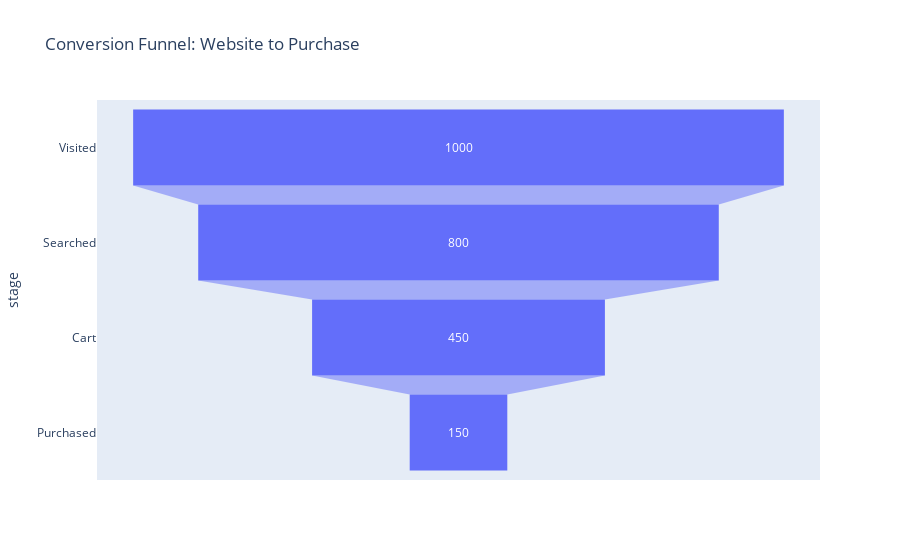

Source (notebook cell):
### Markdown cell above
## Funnel

### Code cell
data = {
    'stage': ['Visited', 'Searched', 'Cart', 'Purchased'],
    'users': [1000, 800, 450, 150]
}
df_funnel = pd.DataFrame(data)

fig = px.funnel(
    df_funnel,
    x='users',   # The quantity decreasing at each stage
    y='stage',   # The names of the sequential stages
    title='Conversion Funnel: Website to Purchase'
)

fig.show()

### Figure 1 — Plotly figure (JSON) as saved in the notebook; plotly's stock layout.template omitted (floating-point values rounded to 4 significant figures)
{"data": [{"hovertemplate": "users=%{x}<br>stage=%{y}<extra></extra>", "legendgroup": "", "marker": {"color": "#636efa"}, "name": "", "orientation": "h", "showlegend": false, "type": "funnel", "x": [1000, 800, 450, 150], "xaxis": "x", "y": ["Visited", "Searched", "Cart", "Purchased"], "yaxis": "y"}], "layout": {"legend": {"tracegroupgap": 0}, "title": {"text": "Conversion Funnel: Website to Purchase"}, "xaxis": {"anchor": "y", "domain": [0, 1], "title": {"text": "users"}}, "yaxis": {"anchor": "x", "domain": [0, 1], "title": {"text": "stage"}}}}
